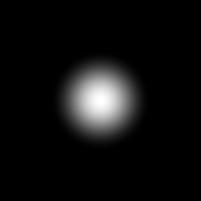
#> input picture frame 60 of test_video/test.avi, 201 x 201 px
$ python 07_optical_flow_xy_analysis.py
#> lines starting #> are read from the running program, lines starting #| are printed output that depends on the picture; after the words box and inside, x2 and y2 are one past the last pixel; in counts of white or black regions, pixels touching at a corner belong together
import numpy as np
import cv2
import time
import datetime
from scipy.fftpack import fft
from sklearn.metrics import mean_squared_error, mean_absolute_error

cap = cv2.VideoCapture("test_video/test.avi")  # 打开一个视频

fourcc = cv2.VideoWriter_fourcc(*'XVID')  # 设置保存图片格式
out = cv2.VideoWriter(
    datetime.datetime.now().strftime("%A_%d_%B_%Y_%I_%M_%S%p") + '.avi', fourcc, 10.0, (768, 576))  # 分辨率要和原视频对应

# ShiTomasi 角点检测参数
feature_params = dict(maxCorners=100,
                      qualityLevel=0.3,
                      minDistance=7,
                      blockSize=7)

# lucas kanade光流法参数
lk_params = dict(winSize=(15, 15),
                 maxLevel=2,
                 criteria=(cv2.TERM_CRITERIA_EPS | cv2.TERM_CRITERIA_COUNT, 10, 0.03))

# 创建随机颜色
color = np.random.randint(0, 255, (100, 3))

# 获取第一帧，找到角点
ret, old_frame = cap.read()
#> old_frame is the input picture: shape (201, 201, 3); min 0, max 255, mean 15
# 找到原始灰度图
old_gray = cv2.cvtColor(old_frame, cv2.COLOR_BGR2GRAY)

# 获取图像中的角点，返回到p0中
p0 = cv2.goodFeaturesToTrack(old_gray, mask=None, **feature_params)
#> p0 = 38 rows, first 8: [101, 105], [101, 91], [114, 93], [93, 93], [93, 111], [103, 116], [109, 110], [90, 102]

# 创建一个蒙版用来画轨迹
mask = np.zeros_like(old_frame)

# 初始化用于存储轨迹的字典
# 键是追踪点的索引，值是该追踪点的位置历史记录
tracks = {}

while(1):
    ret, frame = cap.read()  # 读取图像帧
    if not ret:
        break
    frame_gray = cv2.cvtColor(frame, cv2.COLOR_BGR2GRAY)  # 灰度化

    # 计算光流
    p1, st, err = cv2.calcOpticalFlowPyrLK(old_gray, frame_gray, p0, None, **lk_params)
#> p1 = 38 rows, first 8: [100.6, 104.5], [100.7, 90.58], [113.7, 92.75], [92.63, 92.58], [92.81, 110.7], [102.4, 115.6], [108.7, 109.5], [89.67, 101.4]; st = 38 values from 1 to 1; err = 38 values, max 0.874 at index 9, min 0.501 at index 37, mean 0.695
    # 选取好的跟踪点
    good_new = p1[st == 1]
#> good_new = 38 pairs, first value 67.7 to 129.7, second value 67.6 to 131.5
    good_old = p0[st == 1]
#> good_old = 38 pairs, first value 68 to 130, second value 68 to 132

    # 画出轨迹
    for i, (new, old) in enumerate(zip(good_new, good_old)):
        a, b = new.ravel()  # 多维数据转一维,将坐标转换后赋值给a,b
        c, d = old.ravel()
        mask = cv2.line(mask, (int(a), int(b)), (int(c), int(d)), color[i].tolist(), 2) # 画直线
        frame = cv2.circle(frame, (int(a), int(b)), 5, color[i].tolist(), -1)  # 画点
#> this loop made 38 passes
#> (a, b, c, d) on passes 1 to 12: (100.6, 104.5, 101, 105), (100.7, 90.58, 101, 91), (113.7, 92.75, 114, 93), (92.63, 92.58, 93, 93), (92.81, 110.7, 93, 111), (102.4, 115.6, 103, 116), (108.7, 109.5, 109, 110), (89.67, 101.4, 90, 102), (92.72, 84.57, 93, 85), (108.7, 84.65, 109, 85), (84.78, 108.7, 85, 109), (82.58, 83.65, 83, 84)
#> pass 1, `mask = cv2.line(mask, (int(a), int(b)), (int(c), int(d)), color[i].tol..`:
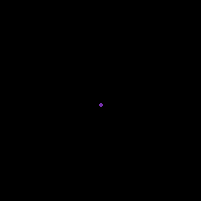
#> mask: shape (201, 201, 3); mean of channels 0, 1, 2 0.1, 0, 0; drawn as B, G, R
#> pass 1, `frame = cv2.circle(frame, (int(a), int(b)), 5, color[i].tolist(), -1)`:
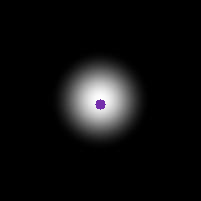
#> frame: shape (201, 201, 3); mean B, G, R 14.9, 14.6, 14.8
#> pass 2, `frame = cv2.circle(frame, (int(a), int(b)), 5, color[i].tolist(), -1)`:
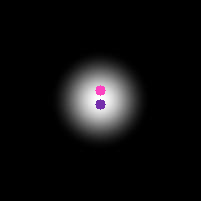
#> frame: shape (201, 201, 3); 0.2% of pixels changed, all inside (x1, y1, x2, y2) = (95, 85, 106, 96)
#> after the loop:
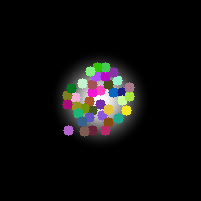
#> frame: shape (201, 201, 3); 6.65% of pixels changed, all inside (x1, y1, x2, y2) = (62, 62, 135, 137)
#> after the loop:
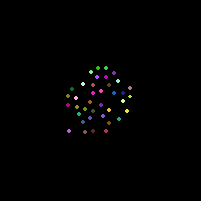
#> mask: shape (201, 201, 3); mean of channels 0, 1, 2 1.3, 1.3, 1.5; drawn as B, G, R
    img = cv2.add(frame, mask)  # 将画出的线条进行图像叠加

    cv2.imshow('frame', img)  # 显示图像

    out.write(img)  # 保存每一帧画面

    k = cv2.waitKey(30) & 0xff  # 按Esc退出检测
#> (key Esc is pressed here)
    if k == 27:
        break

    # 更新上一帧的图像和追踪点
    old_gray = frame_gray.copy()
    p0 = good_new.reshape(-1, 1, 2)

    # 对每个轨迹进行历史记录
    for i, (new, old) in enumerate(zip(good_new, good_old)):
        a, b = new.ravel()
        if i not in tracks:
            tracks[i] = []  # 如果是新的跟踪点，初始化其轨迹
        tracks[i].append((a, b))  # 将当前位置添加到轨迹中

# 释放文件
out.release()
cap.release()
cv2.destroyAllWindows()  # 关闭所有窗口

def calculate_displacement(tracks, frame_rate):

#> called with frame_rate = 120
    displacements = {}
    for track_id, points in tracks.items():
        track_displacement = []
        initial_point = points[0]
        for point in points:
            dx = point[0] - initial_point[0]
            dy = point[1] - initial_point[1]
            displacement = np.sqrt(dx**2 + dy**2)
            track_displacement.append(displacement)
        displacements[track_id] = track_displacement
    return displacements
frame_rate = 120  # 视频帧率

displacements = calculate_displacement(tracks, frame_rate)
import numpy as np
import matplotlib.pyplot as plt
from scipy.fftpack import fft
#回归评价指标from sklearn.metrics import mean_squared_error, mean_absolute_error
from math import sqrt


def calculate_displacement_simulated():
    # 定义时间参数
    fs = 120  # 视频帧率
    N = 600  # 总帧数
    t = np.arange(N) / fs  # 时间定义

    # 模拟数据
    displacements_x = 2.2 * np.sin(2 * np.pi * t * 3)  # 垂直运动频率3Hz，振幅2.2像素
    displacements_y = 1.7 * np.sin(2 * np.pi * t * 5)  # 水平运动频率5Hz，振幅1.7像素

    # 计算合成位移
    displacement_magnitude = np.sqrt(displacements_x ** 2 + displacements_y ** 2)
    return displacement_magnitude
frame_rate=120
displacement_magnitude = calculate_displacement_simulated()
def analyze_displacement_time(displacements, displacement_magnitude, frame_rate):

    time_seconds_video = np.arange(len(displacements)) / frame_rate
    time_seconds_simulated = np.arange(len(displacement_magnitude)) / frame_rate

    plt.figure(figsize=(12, 6))
    plt.plot(time_seconds_video, displacements, label='Video Tracking Displacement')
    plt.plot(time_seconds_simulated, displacement_magnitude, label='Simulated Displacement')
    plt.xlabel('Time (seconds)')
    plt.ylabel('Displacement (pixels)')
    plt.title('Comparison of Video Tracking and Simulated Displacements')
    plt.xlim(0, 5)
    plt.legend()
    plt.tight_layout()
    plt.show()

fs = 120  # 视频帧率
N = 600  # 总帧数
t = np.arange(N) / fs  # 时间定义
# 模拟数据
displacements_x = 2.2 * np.sin(2 * np.pi * t * 3)  # 垂直运动频率3Hz，振幅2.2像素
displacements_y = 1.7 * np.sin(2 * np.pi * t * 5)  # 水平运动频率5Hz，振幅1.7像素

# 计算合成位移
displacement_magnitude = np.sqrt(displacements_x ** 2 + displacements_y ** 2)
# 在while循环完成之后（所有视频帧处理完成之后）:
displacements = calculate_displacement(tracks, frame_rate=120)  # 从视频跟踪数据中计算位移
track_id = 0  # 示范性轨迹
if track_id in displacements:
    # 此处传递模拟位移数据 displacement_magnitude 作为第二个参数而不是 track_id
    analyze_displacement_time(displacements[track_id], displacement_magnitude, frame_rate=120)
else:
    print(f"未找到轨迹ID {track_id}。")

# 直接使用 displacements_video 和 displacements_simulated 为这两个值的计算
if 0 in displacements:
    # 确保 displacements[track_id] 为NumPy数组形式
    displacements_array = np.array(displacements[0])
    displacement_magnitude = displacement_magnitude[:len(displacements_array)]  # 若需要，调整长度

    # 计算误差
    mse = mean_squared_error(displacements_array, displacement_magnitude)
    rmse = sqrt(mse)
    mae = mean_absolute_error(displacements_array, displacement_magnitude)

    print('均方误差: %.6f' % mse)
    print('均方根误差: %.6f' % rmse)
    print('平均绝对误差: %.6f' % mae)
else:
    print(f"未找到轨迹ID {0}。")

import matplotlib.pyplot as plt
import numpy as np
from scipy.fftpack import fft, fftfreq
from sklearn.metrics import mean_squared_error, mean_absolute_error
from math import sqrt

def plot_frequency_domain_comparison(freq, amp_simulated_x, amp_real_x, amp_simulated_y, amp_real_y):
    plt.figure(figsize=(14, 6))

    # X方向的频域分析
    plt.subplot(1, 2, 1)
    plt.plot(freq[:N // 2], amp_simulated_x[:N // 2], label='Simulated X')
    plt.plot(freq[:N // 2], amp_real_x[:N // 2], label='Real X (Track ID = 0)', linestyle='--')
    plt.title('Frequency Domain Analysis - X Direction')
    plt.xlabel('Frequency (Hz)')
    plt.ylabel('Amplitude')
    plt.legend()

    # Y方向的频域分析
    plt.subplot(1, 2, 2)
    plt.plot(freq[:N // 2], amp_simulated_y[:N // 2], label='Simulated Y')
    plt.plot(freq[:N // 2], amp_real_y[:N // 2], label='Real Y (Track ID = 0)', linestyle='--')
    plt.title('Frequency Domain Analysis - Y Direction')
    plt.xlabel('Frequency (Hz)')
    plt.ylabel('Amplitude')
    plt.legend()

    plt.tight_layout()
    plt.show()


# 计算模拟数据的FFT
frequencies_x = fft(displacements_x)
frequencies_y = fft(displacements_y)
freq = np.fft.fftfreq(N, 1 / fs)

# 归一化处理
amp_x_sim = np.abs(frequencies_x) / N * 2
amp_y_sim = np.abs(frequencies_y) / N * 2

# 假设tracks字典和track_id=0的数据已经定义
if 0 in tracks:
    track = tracks[0]
    positions = np.array(track)
    xs = positions[:, 0]
    ys = positions[:, 1]

    # 将跟踪数据减去均值并计算FFT
    fft_xs = fft(xs - np.mean(xs))
    fft_ys = fft(ys - np.mean(ys))

    # 归一化处理
    amp_x_real = np.abs(fft_xs) / len(xs) * 2
    amp_y_real = np.abs(fft_ys) / len(ys) * 2

    # 绘制X方向和Y方向的频域分析对比图
    plot_frequency_domain_comparison(freq, amp_x_sim, amp_x_real, amp_y_sim, amp_y_real)
else:
    print(f"未找到轨迹ID {0}。")
    if 0 in tracks:
        track = tracks[0]
        positions = np.array(track)
        xs = positions[:, 0]
        ys = positions[:, 1]

        # 将跟踪数据减去均值并计算FFT
        fft_xs = fft(xs - np.mean(xs))
        fft_ys = fft(ys - np.mean(ys))

        # 归一化处理
        amp_x_real = np.abs(fft_xs) / len(xs) * 2
        amp_y_real = np.abs(fft_ys) / len(ys) * 2

    # 误差计算
    if 0 in amp_x_sim:
        # 确保 displacements[track_id] 为NumPy数组形式
        amp_x_sim_array = np.array(amp_x_sim[0])
        amp_x_real = amp_x_real[:len(amp_x_sim_array)]  # 若需要，调整长度

        # 计算误差
        mse = mean_squared_error(amp_x_sim_array, amp_x_real)
        rmse = sqrt(mse)
        mae = mean_absolute_error(amp_x_sim_array,amp_x_real)

        print('均方误差: %.6f' % mse)
        print('均方根误差: %.6f' % rmse)
        print('平均绝对误差: %.6f' % mae)
    else:
        print(f"未找到轨迹ID {0}。")
        # 直接使用 displacements_video 和 displacements_simulated 为这两个值的计算
        if 0 in amp_y_sim:
            # 确保 displacements[track_id] 为NumPy数组形式
            amp_y_sim_array = np.array(amp_y_sim[0])
            amp_y_real = amp_y_real[:len(amp_y_sim_array)]  # 若需要，调整长度

            # 计算误差
            mse = mean_squared_error(amp_y_sim_array, amp_y_real)
            rmse = sqrt(mse)
            mae = mean_absolute_error(amp_y_sim_array, amp_y_real)

            print('均方误差: %.6f' % mse)
            print('均方根误差: %.6f' % rmse)
            print('平均绝对误差: %.6f' % mae)
        else:
            print(f"未找到轨迹ID {0}。")

for track_id, track in tracks.items():
    positions = np.array(track)
    xs = positions[:, 0]
    ys = positions[:, 1]

    velocities = np.sqrt(np.diff(xs)**2 + np.diff(ys)**2)
    analyze_displacement_time(displacements[track_id], displacement_magnitude, frame_rate)

    fft_xs = fft(xs - np.mean(xs))
    fft_ys = fft(ys - np.mean(ys))
    # 频域分析已在上方 plot_frequency_domain_comparison 中完成

$ run again, starting later in the video
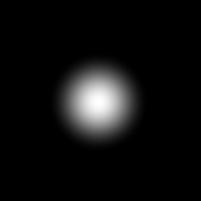
#> input picture frame 270 of test_video/test.avi, 201 x 201 px
#> old_frame is the input picture: shape (201, 201, 3); min 0, max 255, mean 15
#> p0 = 43 rows, first 8: [101, 98], [92, 102], [111, 109], [97, 109], [103, 114], [97, 84], [90, 93], [113, 102]
#> p1 = 43 rows, first 8: [100.9, 97.8], [92.03, 101.9], [111, 109], [96.95, 109], [103, 114], [96.92, 83.93], [90.04, 92.89], [113, 101.9]; st = 43 values from 1 to 1; err = 43 values, max 0.784 at index 17, min 0 at index 22, mean 0.441
#> good_new = 43 pairs, first value 68 to 132, second value 66.97 to 131.9
#> good_old = 43 pairs, first value 68 to 132, second value 67 to 132
#> the loop `for i, (new, old) in enumerate(zip(good_new, good_old)):` made 43 passes
#> (a, b, c, d) on passes 1 to 8: (100.9, 97.8, 101, 98), (92.03, 101.9, 92, 102), (111, 109, 111, 109), (96.95, 109, 97, 109), (103, 114, 103, 114), (96.92, 83.93, 97, 84), (90.04, 92.89, 90, 93), (113, 101.9, 113, 102)
#> after the loop `for i, (new, old) in enumerate(zip(good_new, good_old)):`:
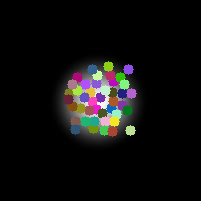
#> frame: shape (201, 201, 3); mean B, G, R 14, 14.6, 15.4
#> after the loop `for i, (new, old) in enumerate(zip(good_new, good_old)):`:
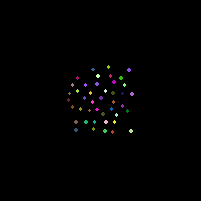
#> mask: shape (201, 201, 3); mean of channels 0, 1, 2 1.2, 1.2, 1.3; drawn as B, G, R
